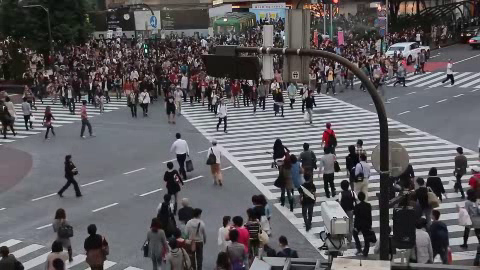
#> input picture frame 10 of data/video/shibuya_clip.mp4, 480 x 270 px, given in place of shibuya.mp4, which was not available
$ python optical_flow.py
#> lines starting #> are read from the running program, lines starting #| are printed output that depends on the picture
#!/usr/bin/env python3
# -*- coding: utf-8 -*-
"""
Created on Thu Feb 17 16:10:57 2022

@author: aamna
"""

import cv2 as cv
import numpy as np


feature_params = dict(maxCorners = 300, qualityLevel = 0.2, minDistance = 2, blockSize = 7)
lk_params = dict(winSize = (15,15), maxLevel = 2, criteria = (cv.TERM_CRITERIA_EPS | cv.TERM_CRITERIA_COUNT, 10, 0.03))

cap = cv.VideoCapture("shibuya.mp4")

color = (0, 255, 0)
ret, first_frame = cap.read()
#> first_frame is the input picture: shape (270, 480, 3); mean B, G, R 93.8, 90.5, 92.9
# Converts frame to grayscale because we only need the luminance channel for detecting edges - less computationally expensive
prev_gray = cv.cvtColor(first_frame, cv.COLOR_BGR2GRAY)
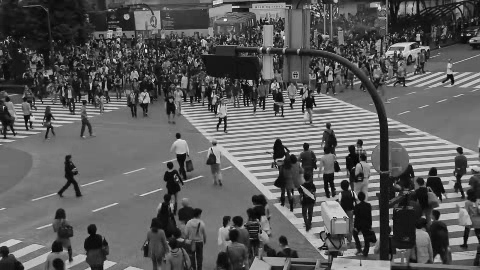
#> prev_gray: shape (270, 480); min 0, max 250, mean 91.6
prev = cv.goodFeaturesToTrack(prev_gray, mask = None, **feature_params)
#> prev = 300 rows, first 8: [306, 145], [450, 77], [24, 122], [281, 113], [377, 138], [377, 130], [24, 125], [226, 119]
# Creates an image filled with zero intensities with the same dimensions as the frame - for later drawing purposes
mask = np.zeros_like(first_frame)

while(cap.isOpened()):
    # ret = a boolean return value from getting the frame, frame = the current frame being projected in the video
    ret, frame = cap.read()
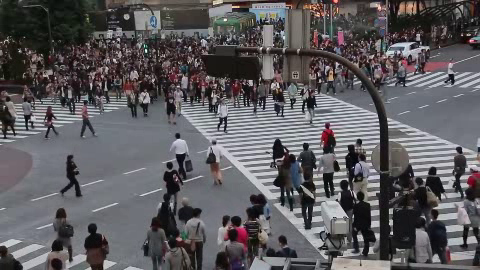
#> input picture frame 11 of data/video/shibuya_clip.mp4, 480 x 270 px, given in place of shibuya.mp4, which was not available
#> frame is the input picture: shape (270, 480, 3); mean B, G, R 93.9, 90.8, 93.1
    # Converts each frame to grayscale - we previously only converted the first frame to grayscale
    gray = cv.cvtColor(frame, cv.COLOR_BGR2GRAY)
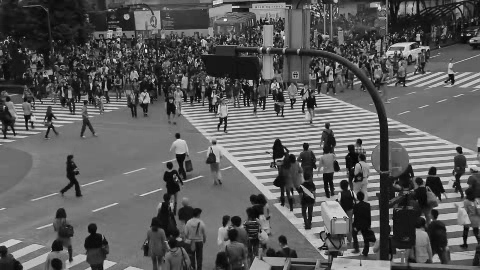
#> gray: shape (270, 480); min 0, max 250, mean 91.8
    prev = cv.goodFeaturesToTrack(prev_gray, mask = None, **feature_params)
    next, status, error = cv.calcOpticalFlowPyrLK(prev_gray, gray, prev, None, **lk_params)
#> next = 300 rows, first 8: [305.7, 145], [450.7, 77.01], [24.44, 122], [281.5, 113], [377, 138], [377, 130], [24.41, 125], [226.6, 119]; status = 300 values from 1 to 1; error = 300 values, max 22.74 at index 1, min 0.000556 at index 16, mean 9.01
    # Selects good feature points for previous position
    good_old = prev[status == 1].astype(int)
#> good_old = 300 pairs, first value 4 to 469, second value 1 to 259
    # Selects good feature points for next position
    good_new = next[status == 1].astype(int)
#> good_new = 300 pairs, first value 4 to 468, second value 1 to 258
    # Draws the optical flow tracks
    for i, (new, old) in enumerate(zip(good_new, good_old)):
        # Returns a contiguous flattened array as (x, y) coordinates for new point
        a, b = new.ravel()
        # Returns a contiguous flattened array as (x, y) coordinates for old point
        c, d = old.ravel()
        # Draws line between new and old position with green color and 2 thickness
        mask = cv.line(mask, (a, b), (c, d), color, 2)
        # Draws filled circle (thickness of -1) at new position with green color and radius of 3
        frame = cv.circle(frame, (a, b), 3, color, -1)
#> this loop made 300 passes
#> (a, b, c, d) on passes 1 to 3: (305, 144, 306, 145), (450, 77, 450, 77), (24, 121, 24, 122)
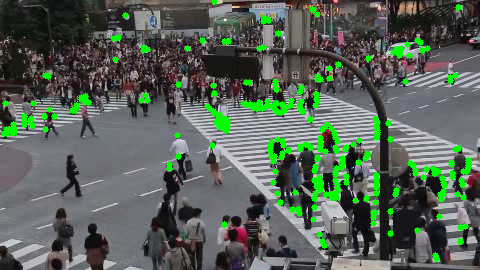
#> frame: shape (270, 480, 3); mean B, G, R 87.8, 98.5, 87.1
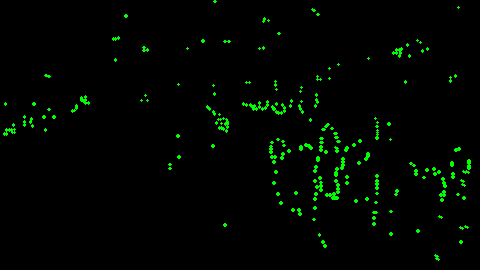
#> mask: shape (270, 480, 3); mean of channels 0, 1, 2 0, 5.2, 0; drawn as B, G, R
    # Overlays the optical flow tracks on the original frame
    output = cv.add(frame, mask)
    # Updates previous frame
    prev_gray = gray.copy()
    # Updates previous good feature points
    prev = good_new.reshape(-1, 1, 2)
#> prev = 300 rows, first 8: [305, 144], [450, 77], [24, 121], [281, 112], [376, 137], [377, 130], [24, 124], [226, 119]
    # Opens a new window and displays the output frame
    cv.imshow("sparse optical flow", output)
    # Frames are read by intervals of 10 milliseconds. The programs breaks out of the while loop when the user presses the 'q' key
    if cv.waitKey(10) & 0xFF == ord('q'):
#> (key q is pressed here)
        break
# The following frees up resources and closes all windows
cap.release()
cv.destroyAllWindows()

$ run again, starting later in the video
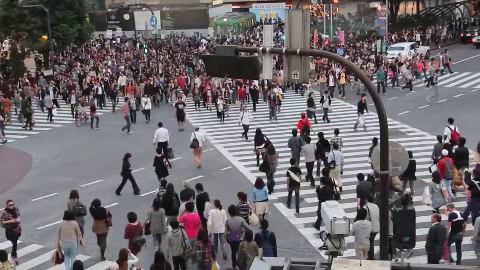
#> input picture frame 45 of data/video/shibuya_clip.mp4, 480 x 270 px, given in place of shibuya.mp4, which was not available
#> first_frame is the input picture: shape (270, 480, 3); mean B, G, R 108.4, 104.4, 109.8
#> `prev = cv.goodFeaturesToTrack(prev_gray, mask = None, **feature_params)`: prev = 300 rows, first 8: [458, 217], [445, 152], [376, 138], [255, 82], [374, 139], [337, 131], [255, 164], [117, 39]
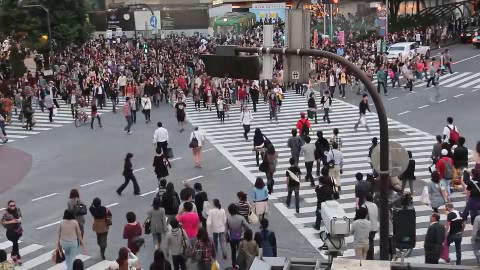
#> input picture frame 46 of data/video/shibuya_clip.mp4, 480 x 270 px, given in place of shibuya.mp4, which was not available
#> frame is the input picture: shape (270, 480, 3); mean B, G, R 108.4, 104.3, 109.9
#> next = 300 rows, first 8: [457, 216.6], [444.4, 151.7], [375.8, 138], [255.2, 82.14], [373.8, 139], [336.3, 131], [254.7, 164], [117.1, 39.01]; status = 300 values from 1 to 1; error = 300 values, max 21.89 at index 71, min 0.011 at index 8, mean 10.12
#> good_old = 300 pairs, first value 1 to 478, second value 7 to 262
#> good_new = 300 pairs, first value 0 to 478, second value 7 to 262
#> the loop `for i, (new, old) in enumerate(zip(good_new, good_old)):` made 300 passes
#> (a, b, c, d) on passes 1 to 3: (457, 216, 458, 217), (444, 151, 445, 152), (375, 137, 376, 138)
#> after the loop `for i, (new, old) in enumerate(zip(good_new, good_old)):`:
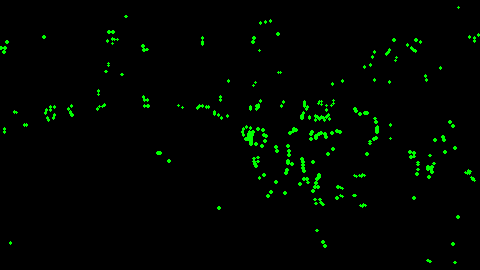
#> mask: shape (270, 480, 3); mean of channels 0, 1, 2 0, 5.2, 0; drawn as B, G, R
#> `prev = good_new.reshape(-1, 1, 2)`: prev = 300 rows, first 8: [457, 216], [444, 151], [375, 137], [255, 82], [373, 138], [336, 130], [254, 163], [117, 39]

$ run again, starting later in the video
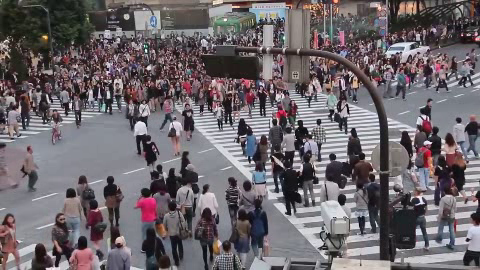
#> input picture frame 80 of data/video/shibuya_clip.mp4, 480 x 270 px, given in place of shibuya.mp4, which was not available
#> first_frame is the input picture: shape (270, 480, 3); mean B, G, R 106.9, 102, 109
#> `prev = cv.goodFeaturesToTrack(prev_gray, mask = None, **feature_params)`: prev = 300 rows, first 8: [421, 202], [318, 121], [300, 122], [225, 124], [126, 16], [250, 161], [259, 112], [351, 111]
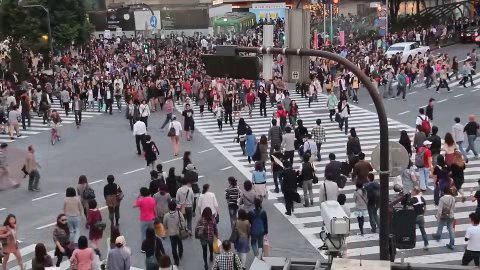
#> input picture frame 81 of data/video/shibuya_clip.mp4, 480 x 270 px, given in place of shibuya.mp4, which was not available
#> frame is the input picture: shape (270, 480, 3); mean B, G, R 106.7, 101.9, 108.8
#> next = 300 rows, first 8: [419.6, 201.5], [317.7, 121], [300, 121.8], [224.9, 124], [126, 16], [249.8, 160.9], [259.3, 112], [351.4, 111]; status = 300 values from 1 to 1; error = 300 values, max 26.44 at index 43, min 0.000556 at index 4, mean 10.55
#> good_old = 300 pairs, first value 4 to 477, second value 7 to 265
#> good_new = 300 pairs, first value 3 to 477, second value 7 to 264
#> the loop `for i, (new, old) in enumerate(zip(good_new, good_old)):` made 300 passes
#> (a, b, c, d) on passes 1 to 3: (419, 201, 421, 202), (317, 121, 318, 121), (299, 121, 300, 122)
#> after the loop `for i, (new, old) in enumerate(zip(good_new, good_old)):`:
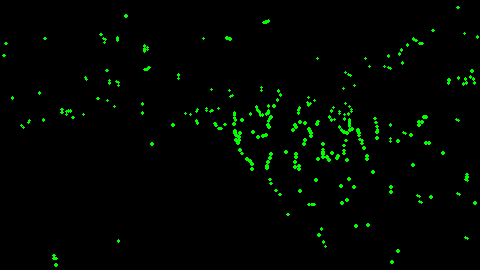
#> mask: shape (270, 480, 3); mean of channels 0, 1, 2 0, 4.9, 0; drawn as B, G, R
#> `prev = good_new.reshape(-1, 1, 2)`: prev = 300 rows, first 8: [419, 201], [317, 121], [299, 121], [224, 124], [125, 15], [249, 160], [259, 111], [351, 111]
